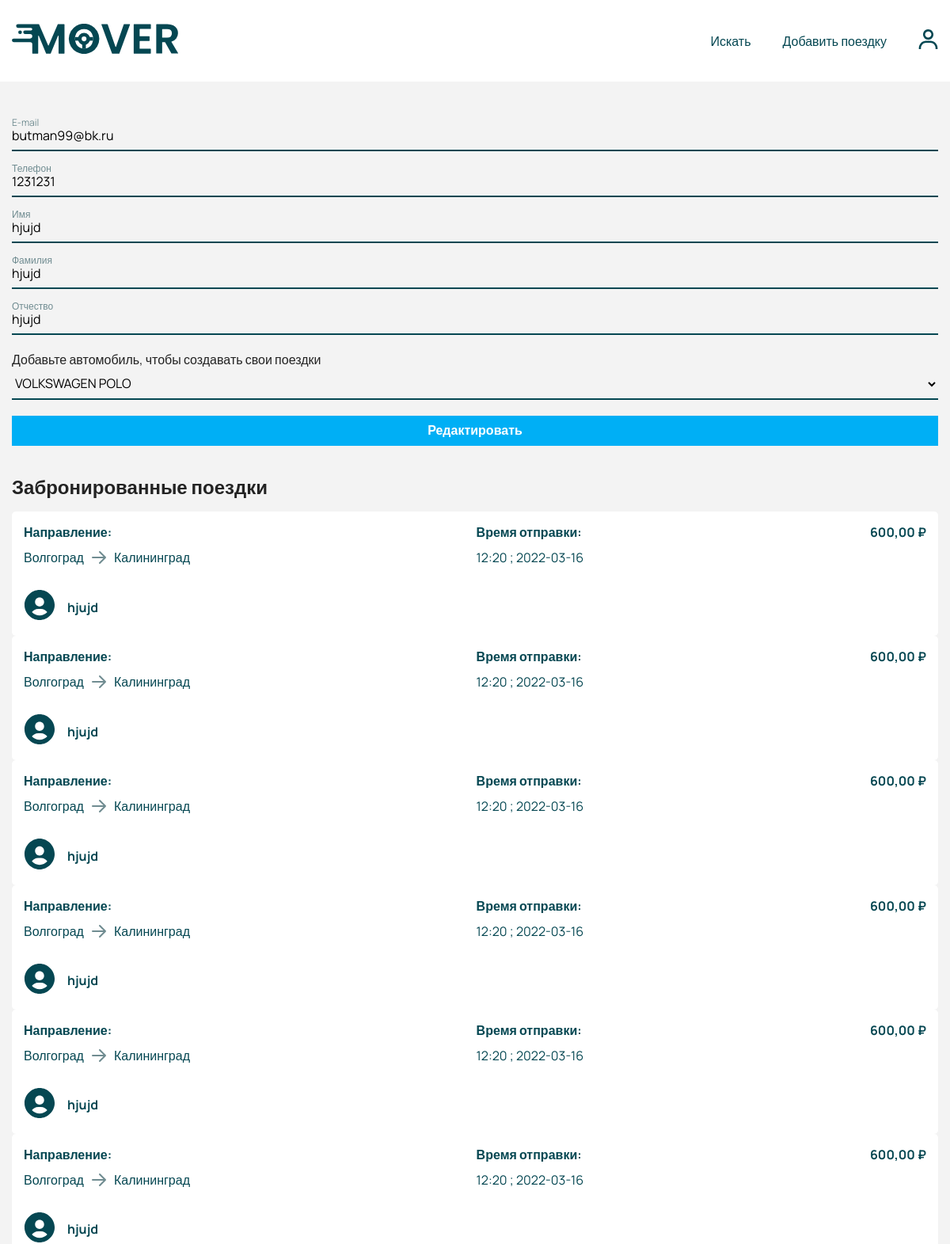
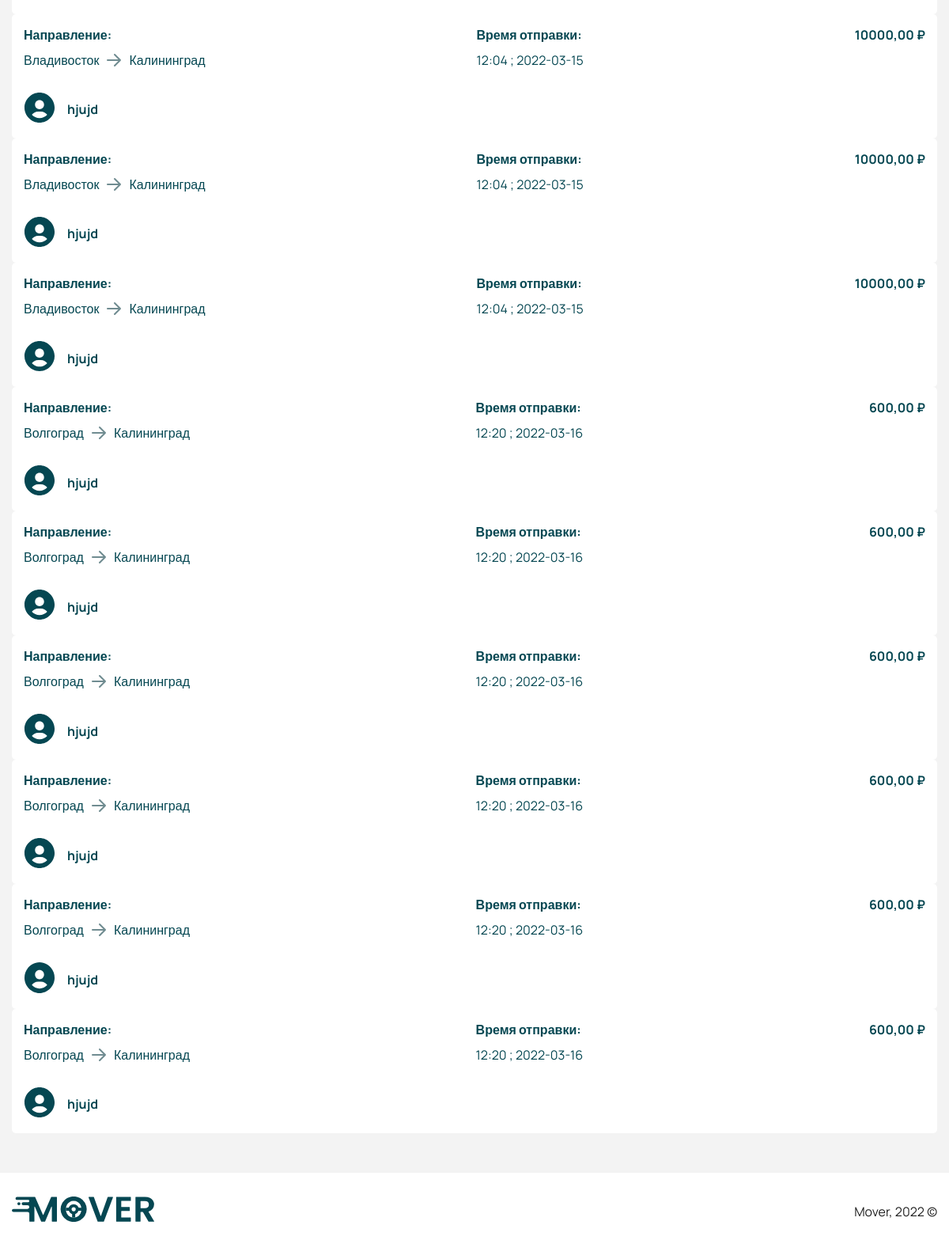
/profile.php (signed in), run on the app's committed database (2 pictures, top to bottom).
### tables this page shows
CREATE TABLE `users` (
  `id` int(11) NOT NULL,
  `email` varchar(255) DEFAULT NULL,
  `password` varchar(255) DEFAULT NULL,
  `phone` varchar(255) DEFAULT NULL,
  `first_name` varchar(255) DEFAULT NULL,
  `last_name` varchar(255) DEFAULT NULL,
  `mid_name` varchar(255) DEFAULT NULL,
  `photo_url` varchar(255) DEFAULT 'user.svg',
  `rides` int(11) DEFAULT '0',
  `rating` double DEFAULT NULL,
  `car_id` int(11) DEFAULT '426',
  `role_id` int(11) DEFAULT '1',
  `created_at` timestamp NULL DEFAULT CURRENT_TIMESTAMP
);

CREATE TABLE `cars` (
  `id` int(11) NOT NULL,
  `name` varchar(255) DEFAULT NULL
);

CREATE TABLE `trip` (
  `id` int(11) NOT NULL,
  `from` varchar(255) DEFAULT NULL,
  `to` varchar(255) DEFAULT NULL,
  `time` varchar(255) DEFAULT NULL,
  `date` varchar(255) DEFAULT NULL,
  `price` int(11) DEFAULT '0',
  `car_seats` int(11) DEFAULT NULL,
  `car_id` int(11) DEFAULT NULL,
  `user_id` int(11) DEFAULT NULL,
  `status_id` int(11) NOT NULL DEFAULT '1',
  `created_at` timestamp NOT NULL DEFAULT CURRENT_TIMESTAMP
);

### app/QueryDataBase.php (called while the page is built, shortened)
<?php
class QueryDataBase
{
    protected $link;
    private function connect(): void
    {
        try {
            $host = "localhost";
            $dbname = "mover_db";
            $username = "root";
            $password = "";
            $dsn = "mysql:host=$host;dbname=$dbname;charset=utf8;";
        } catch (PDOException $err) {
            die("Ошибка выполнения скрипта: " . $err->getMessage());
        }
    }
    public function query(string $sql)
    {
        $statement = $this->getLink()->prepare($sql);
        $statement->execute();
        return $statement;
    }
    public function getAllData(string $table): array
    {
        return $this->query("SELECT * FROM `{$table}`")->fetchAll(PDO::FETCH_ASSOC);
    }
    public function getLink()
    {
        return $this->link;
    }
    public function setLink($link): QueryDataBase
    {
        $this->link = $link;
        return $this;
    }
}

### app/models/User.php (called while the page is built, shortened)
<?php
function getUserById($id) {
    global $database;
    $result = $database->getLink()->query("SELECT * FROM `users` WHERE `id` =" . $id)->fetch(PDO::FETCH_ASSOC);
    return $result;
}

### profile.php (the view, shortened to what this page needs)
<?php
require('app/QueryDataBase.php');
$database = new QueryDataBase();
require('app/models/User.php');
if (empty($_GET['id'])) {
    $user = getUserById($_SESSION['id']);
} else {
    $user = getUserById($_GET['id']);
}
?>
<!doctype html>
<html lang="en">
<head>
    <?php require('app/snippets/head.php') ?>
</head>
<body>
<?php require('app/snippets/header.php'); ?>
<section class="section section-single profile">
    <div class="container">
        <div class="section-content profile-content">
            <div class="grid profile-grid">
                <?php if ($_SESSION['id'] == $user['id']): ?>
                    <form action="app/actions/updateUser.action.php" class="profile-form" method="post" name="updUser">
                        <div class="login-wrapper">
                            <div class="form__group">
                                <input type="input" class="input form__input" name="profileEmail" id="profileEmail"
                                       placeholder=" " value="<?php echo $user['email']; ?>">
                                <label for="profileEmail" class="form__label">E-mail</label>
                            </div>
                            <div class="form__group">
                                <input type="input" class="input form__input" name="profilePhone" id="profilePhone"
                                       placeholder=" " value="<?php echo $user['phone']; ?>">
                                <label for="profilePhone" class="form__label">Телефон</label>
                            </div>
                            <div class="form__group">
                                <input type="input" class="input form__input" name="profileFirst" id="profileFirst"
                                       placeholder=" " value="<?php echo $user['first_name']; ?>">
                                <label for="profileFirst" class="form__label">Имя</label>
                            </div>
                            <div class="form__group">
                                <input type="input" class="input form__input" name="profileLast" id="profileLast"
                                       placeholder=" " value="<?php echo $user['last_name']; ?>">
                                <label for="profileLast" class="form__label">Фамилия</label>
                            </div>
                            <div class="form__group">
                                <input type="input" class="input form__input" name="profileMid" id="profileMid"
                                       placeholder=" " value="<?php echo $user['mid_name']; ?>">
                                <label for="profileMid" class="form__label">Отчество</label>
                            </div>
                            <div class="form__group">
                                <?php $cars = $database->getAllData("cars"); ?>
                                Добавьте автомобиль, чтобы создавать свои поездки
                                <select name="profileCar" id="profileCar" class="input form__input">
                                    <?php foreach ($cars as $car): ?>
                                        <?php if ($car['id'] == 426) continue; ?>
                                        <option <?php if ($car['id'] == $user['car_id']): ?> selected <?php endif; ?>
                                                value="<?php echo $car['id']; ?>"><?php echo $car['name']; ?></option>
                                    <?php endforeach; ?>
                                </select>
                            </div>
                            <button class="button profile__button" type="submit">Редактировать</button>
                        </div>
                    </form>
                <?php endif; ?>
                <div class="coming">
                    <?php $booking = $database->getLink()->query("SELECT * FROM `booking_trip` WHERE user_id = " . $_SESSION['id'])->fetchAll(PDO::FETCH_ASSOC); ?>
                    <?php if (!empty($booking)): ?>
                    <h2 class="section__title coming__title">Забронированные поездки</h2>
                    <ul class="result-wrapper">
                        <?php foreach ($booking as $item): ?>
                            <?php $userTrips = $database->getLink()->query("SELECT *, trip.id AS trip_id FROM `trip` INNER JOIN `users` ON `trip`.`user_id` = `users`.`id` WHERE trip.id = " . $item['trip_id'])->fetchAll(PDO::FETCH_ASSOC); ?>
                            <?php foreach ($userTrips as $trip): ?>
                                <a href="/trip.php?id=<?php echo $trip['trip_id']; ?>"
                                   style="color: var(--green-color);">
                                    <li class="route">
                                        <header class="route-header">
                                            <div class="route-info">
                                                <h4 class="route__title">Направление:</h4>
                                                <div class="route-way">
                                                    <p class="route-dist"><?php echo $trip['from']; ?></p>
                                                    <img src="assets/images/icons/arrow.svg" alt="arrow"
                                                         class="arrow">
                                                    <p class="route-dist"><?php echo $trip['to']; ?></p>
                                                </div>
                                            </div>
                                            <div class="route-duration">
                                                <h4 class="route__title">Время отправки:</h4>
                                                <p class="route__duration"><?php echo $trip['time']; ?>
                                                    ; <?php echo $trip['date']; ?></p>
                                            </div>
                                            <p class="price route-price"><?php echo $trip['price']; ?>,00 ₽</p>
                                        </header>
                                        <footer class="route-footer">
                                            <div class="user">
                                                <div class="user-photo">
                                                    <img src="assets/images/avatar/<?php echo $trip['photo_url']; ?>"
                                                         alt="avatar" class="user__img">
                                                </div>
                                                <div class="user-info">
                                                    <h4 class="user__name"><?php echo $trip['first_name']; ?></h4>
                                                </div>
                                            </div>
                                        </footer>
                                    </li>
                                </a>
                            <?php endforeach; ?>
                        <?php endforeach; ?>
                        <?php endif; ?>
                    </ul>
                </div>
            </div>
        </div>
    </div>
</section>
<footer class="footer">
    <div class="container">
        <div class="footer-content">
            <div class="footer-logo">
                <img src="assets/images/icons/logo.svg" alt="logo" class="logo">
            </div>
            <p class="footer__text">Mover, 2022 &copy;</p>
        </div>
    </div>
</footer>
</body>
</html>

### assets/css/style.css (style rules this page uses)
*, *:after, *:before { margin: 0; padding: 0; -webkit-box-sizing: border-box; box-sizing: border-box; }
:root { --green-color: rgb(5, 71, 82); --blue-color: rgb(0, 175, 245); --grey-color: rgb(112, 140, 145); --text-color: #232323; --border-radius: 5px; --font-size: 16px; --font-fam: "Manrope", sans-serif; }
::placeholder { font-family: var(--font-fam); }
body { font-family: var(--font-fam); color: var(--text-color); }
a { text-decoration: none; }
ul, ol { list-style: none; }
.container { max-width: 1300px; margin: 0 auto; padding: 0 15px; }
.section { padding: 50px 0; background-color: #f3f3f3; }
.section-single { min-height: 78vh; }
.input { padding: 12px 15px; max-height: 42px; border: none; border-radius: var(--border-radius); outline: none; -webkit-transition: all 0.2s ease-in-out; transition: all 0.2s ease-in-out; }
.form__group { position: relative; }
.form__input { font-family: inherit; width: 100%; border: 0; border-bottom: 2px solid var(--green-color); outline: 0; border-radius: 0; font-size: 16px; padding: 7px 0; background: transparent; }
.form__input::placeholder { color: transparent; }
.form__label { position: absolute; top: -7px; display: block; -webkit-transition: 0.2s; transition: 0.2s; font-size: 12px; color: var(--grey-color); cursor: text; }
.button { border: none; background-color: var(--blue-color); cursor: pointer; color: white; font-weight: 700; font-size: 16px; }
.grid { display: -ms-grid; display: grid; }
.price { color: var(--green-color); font-weight: 700; }
.footer-content { display: -webkit-box; display: -ms-flexbox; display: flex; -webkit-box-orient: horizontal; -webkit-box-direction: normal; -ms-flex-direction: row; flex-direction: row; -webkit-box-pack: justify; -ms-flex-pack: justify; justify-content: space-between; -webkit-box-align: center; -ms-flex-align: center; align-items: center; padding: 30px 0; }
.footer-content .logo { width: 60%; }
.login-wrapper { display: -webkit-box; display: -ms-flexbox; display: flex; -webkit-box-orient: vertical; -webkit-box-direction: normal; -ms-flex-direction: column; flex-direction: column; gap: 20px; }
.profile .route { padding: 15px; border-radius: var(--border-radius); background-color: white; }
.profile .route-header { display: -webkit-box; display: -ms-flexbox; display: flex; -webkit-box-orient: horizontal; -webkit-box-direction: normal; -ms-flex-direction: row; flex-direction: row; -webkit-box-pack: justify; -ms-flex-pack: justify; justify-content: space-between; margin-bottom: 30px; }
.profile .route-info { display: -webkit-box; display: -ms-flexbox; display: flex; -webkit-box-orient: vertical; -webkit-box-direction: normal; -ms-flex-direction: column; flex-direction: column; gap: 10px; }
.profile .route-way { display: -webkit-box; display: -ms-flexbox; display: flex; -webkit-box-orient: horizontal; -webkit-box-direction: normal; -ms-flex-direction: row; flex-direction: row; gap: 10px; }
.profile .route-duration { display: -webkit-box; display: -ms-flexbox; display: flex; -webkit-box-orient: vertical; -webkit-box-direction: normal; -ms-flex-direction: column; flex-direction: column; gap: 10px; }
.profile .route .user { display: -webkit-box; display: -ms-flexbox; display: flex; -webkit-box-orient: horizontal; -webkit-box-direction: normal; -ms-flex-direction: row; flex-direction: row; -webkit-box-align: center; -ms-flex-align: center; align-items: center; gap: 15px; }
.profile .route .user__img { width: 40px; height: 100%; }
.profile .coming__title { margin: 35px 0 15px; }
.profile__button { padding: 10px 0; }

### data on the page
users: profileEmail "butman99@bk.ru", profilePhone "1231231", profileFirst "hjujd", profileLast "hjujd", profileMid "hjujd", profileCar "VOLKSWAGEN POLO"
trip: from "Волгоград", to "Калининград", time "12:20", date "2022-03-16", price "600", user.photo_url (placeholder picture), user.first_name "hjujd"
trip: from "Владивосток", to "Калининград", time "12:04", date "2022-03-15", price "10000", user.photo_url (placeholder picture), user.first_name "hjujd"
